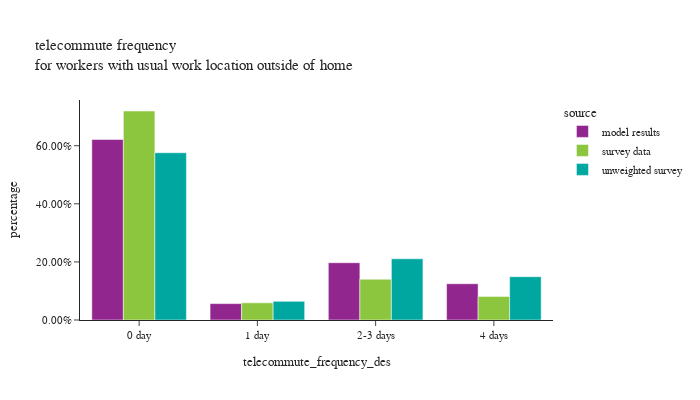

Notebook source saved alongside this figure:
### Code cell
df_plot = per_data.groupby(['source','telecommute_frequency_des'])[['person_weight']].sum().reset_index()
df_plot['percentage'] = df_plot.groupby(['source'], group_keys=False)['person_weight']. \
    apply(lambda x: x / float(x.sum()))

fig = px.bar(df_plot, x="telecommute_frequency_des", y="percentage", color="source",barmode="group", 
             title="telecommute frequency<br>for workers with usual work location outside of home",)
fig.update_layout(height=400, width=700, font=dict(size=11), yaxis=dict(tickformat=".2%"))
fig.show()

### Figure 1 — Plotly figure (JSON) as saved in the notebook; plotly's stock layout.template omitted (floating-point values rounded to 4 significant figures)
{"data": [{"alignmentgroup": "True", "hovertemplate": "source=model results<br>telecommute_frequency_des=%{x}<br>percentage=%{y}<extra></extra>", "legendgroup": "model results", "marker": {"color": "#91268F", "pattern": {"shape": ""}}, "name": "model results", "offsetgroup": "model results", "orientation": "v", "showlegend": true, "textposition": "auto", "type": "bar", "x": ["0 day", "1 day", "2-3 days", "4 days"], "xaxis": "x", "y": [0.6215, 0.05641, 0.1972, 0.1249], "yaxis": "y"}, {"alignmentgroup": "True", "hovertemplate": "source=survey data<br>telecommute_frequency_des=%{x}<br>percentage=%{y}<extra></extra>", "legendgroup": "survey data", "marker": {"color": "#8CC63E", "pattern": {"shape": ""}}, "name": "survey data", "offsetgroup": "survey data", "orientation": "v", "showlegend": true, "textposition": "auto", "type": "bar", "x": ["0 day", "1 day", "2-3 days", "4 days"], "xaxis": "x", "y": [0.7195, 0.05908, 0.1403, 0.08105], "yaxis": "y"}, {"alignmentgroup": "True", "hovertemplate": "source=unweighted survey<br>telecommute_frequency_des=%{x}<br>percentage=%{y}<extra></extra>", "legendgroup": "unweighted survey", "marker": {"color": "#00A7A0", "pattern": {"shape": ""}}, "name": "unweighted survey", "offsetgroup": "unweighted survey", "orientation": "v", "showlegend": true, "textposition": "auto", "type": "bar", "x": ["0 day", "1 day", "2-3 days", "4 days"], "xaxis": "x", "y": [0.5758, 0.06436, 0.2108, 0.149], "yaxis": "y"}], "layout": {"barmode": "group", "font": {"size": 11}, "height": 400, "legend": {"title": {"text": "source"}, "tracegroupgap": 0}, "title": {"text": "telecommute frequency<br>for workers with usual work location outside of home"}, "width": 700, "xaxis": {"anchor": "y", "domain": [0.0, 1.0], "title": {"text": "telecommute_frequency_des"}}, "yaxis": {"anchor": "x", "domain": [0.0, 1.0], "tickformat": ".2%", "title": {"text": "percentage"}}}}
